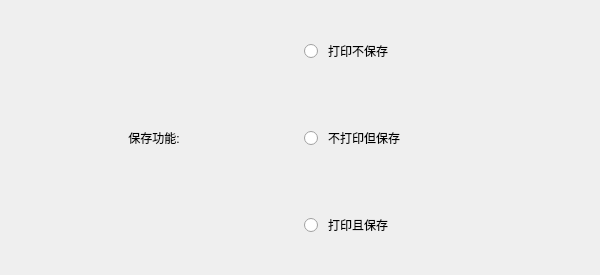
     <widget class="QWidget" name="page_57">
      <widget class="QWidget" name="layoutWidget_8">
       <property name="geometry">
        <rect>
         <x>10</x>
         <y>10</y>
         <width>581</width>
         <height>256</height>
        </rect>
       </property>
       <layout class="QHBoxLayout" name="horizontalLayout_15">
        <item>
         <widget class="QLabel" name="label_123">
          <property name="styleSheet">
           <string notr="true">font: 14pt &quot;黑体&quot;;</string>
          </property>
          <property name="text">
           <string>保存功能:</string>
          </property>
          <property name="alignment">
           <set>Qt::AlignCenter</set>
          </property>
         </widget>
        </item>
        <item>
         <layout class="QVBoxLayout" name="verticalLayout_10">
          <item>
           <widget class="QRadioButton" name="radioButton_73">
            <property name="minimumSize">
             <size>
              <width>0</width>
              <height>80</height>
             </size>
            </property>
            <property name="styleSheet">
             <string notr="true">QRadioButton{
   font: 14pt &quot;黑体&quot;;
   spacing: 10 
}  

QRadioButton::indicator { 
   width: 25px;
   height: 25px;
   image: url(:/A31/A31/logo/Radio.png);
}

QRadioButton::indicator:checked { 
image: url(:/A31/A31/logo/Radio_check.png);s
}</string>
            </property>
            <property name="text">
             <string>打印不保存</string>
            </property>
           </widget>
          </item>
          <item>
           <widget class="QRadioButton" name="radioButton_74">
            <property name="minimumSize">
             <size>
              <width>0</width>
              <height>80</height>
             </size>
            </property>
            <property name="styleSheet">
             <string notr="true">QRadioButton{
   font: 14pt &quot;黑体&quot;;
   spacing: 10 
}  

QRadioButton::indicator { 
   width: 25px;
   height: 25px;
   image: url(:/A31/A31/logo/Radio.png);
}

QRadioButton::indicator:checked { 
image: url(:/A31/A31/logo/Radio_check.png);s
}</string>
            </property>
            <property name="text">
             <string>不打印但保存</string>
            </property>
           </widget>
          </item>
          <item>
           <widget class="QRadioButton" name="radioButton_77">
            <property name="minimumSize">
             <size>
              <width>0</width>
              <height>80</height>
             </size>
            </property>
            <property name="styleSheet">
             <string notr="true">QRadioButton{
   font: 14pt &quot;黑体&quot;;
   spacing: 10 
}  

QRadioButton::indicator { 
   width: 25px;
   height: 25px;
   image: url(:/A31/A31/logo/Radio.png);
}

QRadioButton::indicator:checked { 
image: url(:/A31/A31/logo/Radio_check.png);s
}</string>
            </property>
            <property name="text">
             <string>打印且保存</string>
            </property>
           </widget>
          </item>
         </layout>
        </item>
       </layout>
      </widget>
     </widget>
